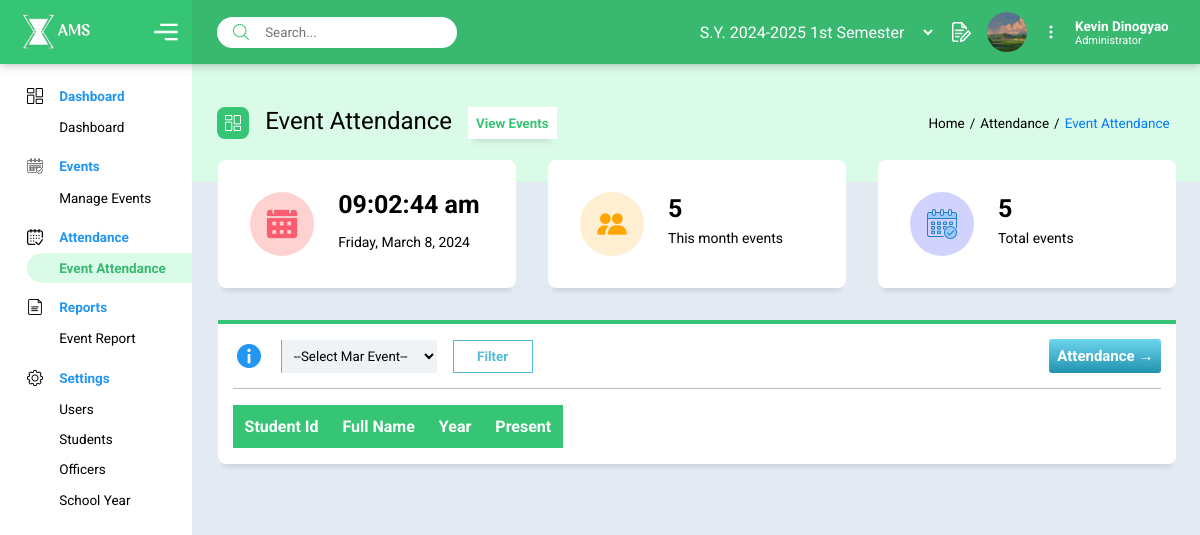
/ams/attendance-events.php (signed in), run on the app's committed database.
### tables this page shows
CREATE TABLE `tbl_students` (
  `student_id` mediumint(9) NOT NULL,
  `first_name` varchar(50) NOT NULL,
  `last_name` varchar(50) NOT NULL,
  `gmail` varchar(50) NOT NULL,
  `year_level` enum('1st','2nd','3rd','4th') DEFAULT NULL,
  `status` enum('Active','Inactive') NOT NULL DEFAULT 'Active'
);

CREATE TABLE `tbl_sbo` (
  `sbo_id` int(3) NOT NULL,
  `student_id` mediumint(9) NOT NULL,
  `position` varchar(50) NOT NULL,
  `profile_img` longblob DEFAULT NULL
);

CREATE TABLE `tbl_system_user` (
  `user_id` bigint(20) NOT NULL DEFAULT current_timestamp(),
  `sbo_id` int(3) NOT NULL,
  `role` enum('Administrator','Attendance Manager','Event Manager') NOT NULL,
  `username` varchar(50) NOT NULL,
  `password` varchar(200) NOT NULL
);

### model/select/session-user.php (called while the page is built, shortened)
<?php
$userId = $_SESSION['user_id'];
$query = "SELECT * FROM tbl_students, tbl_sbo, tbl_system_user WHERE tbl_sbo.sbo_id = tbl_system_user.sbo_id and tbl_students.student_id = tbl_sbo.student_id and tbl_system_user.user_id = :user_id";
$stmt = $conn->prepare($query);
$stmt->bindParam(':user_id', $userId);
$stmt->execute();
if ($stmt->rowCount() > 0) {
    while ($row = $stmt->fetch(PDO::FETCH_ASSOC)) {
        $profileImg = '../uploads/' . $row['profile_img'];
        $fullName = $row['first_name'] . " " . $row['last_name'];
        $role = $row['role'];
    }
}

### model/select/event.php (called while the page is built, shortened)
<?php
$currentMonth = date('n');
$currentYear = date('Y');
$schooolYear = $_SESSION['sch_year'];
$queryCountMonth = "SELECT COUNT(*)
FROM tbl_events
WHERE MONTH(event_date) = :currentMonth AND YEAR(event_date) = :currentYear AND school_year_id = :schoolYear";
$stmtCountMonth = $conn->prepare($queryCountMonth);
$stmtCountMonth->bindParam(':currentMonth', $currentMonth, PDO::PARAM_INT);
$stmtCountMonth->bindParam(':currentYear', $currentYear, PDO::PARAM_INT);
$stmtCountMonth->bindParam(':schoolYear', $schooolYear, PDO::PARAM_INT);
$stmtCountMonth->execute();
$eventCountMonth = $stmtCountMonth->fetchColumn();
$countEQuery = 'SELECT COUNT(*) FROM tbl_events WHERE YEAR(event_date) = :currentYear AND school_year_id = :schoolYear';
$countEStmt = $conn->prepare($countEQuery);
$countEStmt->bindParam(':currentYear', $currentYear, PDO::PARAM_INT);
$countEStmt->bindParam(':schoolYear', $schooolYear, PDO::PARAM_INT);
$countEStmt->execute();
$eventCount = $countEStmt->fetchColumn();

### ams/attendance-events.php (the view, shortened to what this page needs)
<?php
include('../includes/dashboard.php');
require_once(EVENT);
?>
<!DOCTYPE html>
<html lang="en">
<head>
    <link rel="stylesheet" href="../assets/css/attendance-events.css?version=<?php echo time(); ?>">
</head>
<body>
<main class="home">
        <div class="title-dashboard">
            <div>
                <span><img src="../icons/dashboard (2).png" alt="dashboard"></span>
                <h2>Event Attendance</h2>
                <button onclick="location.href='events.php'">View Events</button>
            </div>
            <div class="breadcrumb">
                <p>Home</p>
                <p>Attendance</p>
                <p class="active-page">Event Attendance</p>
            </div>
        </div>
        <section class="home-container">
            <div class="home-card students-card">
                <span><img src="../icons/calendar (4).png" alt="time"></span>
                <div>
                    <p class="count" id="time">12:00 am</p>
                    <p class="count-title" id="date">Monday, January 01, 2024</p>
                </div>
            </div>
            <div class="home-card officers-card">
                <span><img src="../icons/people.png" alt="officers"></span>
                <div>
                    <p class="count"><?php echo $eventCountMonth; ?></p>
                    <p class="count-title">This month events</p>
                </div>
            </div>
            <div class="home-card events-card">
                <span><img src="../icons/calendar (2).png" alt="events"></span>
                <div>
                    <p class="count"><?php echo $eventCount; ?></p>
                    <p class="count-title">Total events</p>
                </div>
            </div>
            <div class="home-card table-card">
            <div class="home-card options-card">
                    <div class="option-item">
                      <div class="item-1 item-info">
                        <img src="../icons/info.png" alt="info" id="info-toggle">
                      </div>
                      <form action="" method="POST">
                        <div class="item-1">
                            <select name="eventName" id="eventNameSelect">
                            <?php
                                echo "<option>--Select ".date('M')." Event--</option>";
                            ?>
                            </select>
                        </div>
                        <div class="item-1">
                            <input type="submit" value="Filter" name="filter">
                        </div>
                      </form>
                    </div>
                    <div class="option-item">
                        <a href="#" id="takeAttendanceBtn" class="button-link">Attendance →</a>
                    </div>
              </div>
              <div class="table-container">
                <table id="myTable" class="display">
                    <thead>
                        <tr class="table-title">
                            <th>Student Id</th>
                            <th>Full Name</th>
                            <th>Year</th>
                            <th>Present</th>
                        </tr>
                    </thead>
                </table>
              </div>
            </div>
        </section>
    </main>
</body>
</html>

### includes/dashboard.php (shortened to what this page needs)
<?php
require_once('../config/constant.php');
require_once(CURRENT_USER);
$activePage = basename($_SERVER['PHP_SELF'], '.php');
?>
    <link rel="stylesheet" href="../assets/css/menu.css?version=<?php echo time(); ?>">
    <link rel="stylesheet" href="https://cdn.datatables.net/1.13.6/css/jquery.dataTables.css" />
    <header>
        <div class="logo">
          <div>
            <img src="../icons/logo-white.png" alt="logo" id="logo">
            <span id="menu-toggle"><img src="../icons/menu.png" alt="menu" id="menu"></span>
          </div>
        </div>
        <div class="profile">
          <div class="search">
            <span><img src="../icons/search-interface-symbol.png" alt="search"></span>
            <form action="" method="POST" autocomplete="off">
              <input type="search" name="search" id="search" placeholder="Search...">
            </form>
          </div>
          <div class="card-profile" title="request">
          <div class="sy">
            <select name="school_year_id" id="sy">
              <?php
              $queryDefault = "SELECT * FROM tbl_school_year ORDER BY school_yearstart ASC";
              $defaultSchoolYearId = null;
              if (isset($_SESSION['sch_year'])) {
                  $selectedYear = $_SESSION['sch_year'];
                  $querySelected = "SELECT * FROM tbl_school_year WHERE school_year_id = :id";
                  $stmtSelected = $conn->prepare($querySelected);
                  $stmtSelected->bindParam(':id', $selectedYear);
                  $stmtSelected->execute();
                  $rowSelected = $stmtSelected->fetch(PDO::FETCH_ASSOC);
                  $defaultSchoolYearId = $rowSelected['school_year_id'];
              }
              $stmtDefault = $conn->prepare($queryDefault);
              $stmtDefault->execute();
              while ($rowDefault = $stmtDefault->fetch(PDO::FETCH_ASSOC)) {
                  $syDefault = "S.Y. " . $rowDefault['school_yearstart'] . "-" . $rowDefault['school_yearend'] . " " . $rowDefault['semester'];
                  if ($rowDefault['school_year_id'] == $defaultSchoolYearId) {
                      echo "<option value='" . $rowDefault['school_year_id'] . "' selected style='font-weight: bold;'>" . $syDefault . "</option>";
                  } else {
                      echo "<option value='" . $rowDefault['school_year_id'] . "'>" . $syDefault . "</option>";
                  }
              }
              ?>
          </select>
            </div>
            <?php if ($_SESSION['role'] == ACCOUNT_TYPE_A) {?>
              <a href="../ams/users.php" class="request">
                <img src="../icons/request.png" alt="request" >
              </a>
            <?php }?>
            <img src="<?php echo $profileImg;?>" alt="profile">
            <div class="menu-profile">
              <img src="../icons/dots.png" alt="menu" id="profile-menu">
            </div>
            <div class="card-user">
              <p><?php echo $fullName;?></p>
              <p><?php echo $role;?></p>
            </div>
          </div>
        </div>
    </header>
    <section class="menu-section" id="container">
        <div class="menu-container">
            <nav class="main-container">
                  <div class="main dashboard">
                    <div class="title">
                      <img src="../icons/dashboard.png" alt="dashboard">
                      <h4>Dashboard</h4>
                    </div>
                    <div class="sub">
                      <a href="../includes/dashboard.php" class="<?= ($activePage == 'dashboard') ? 'active-page':''; ?>">Dashboard</a>
                    </div>
                  </div>
                  <div class="main events">
                    <div class="title">
                      <img src="../icons/calendar.png" alt="calendar">
                      <h4>Events</h4>
                    </div>
                    <div class="sub">
                      <a href="../ams/events.php" class="<?= ($activePage == 'events') ? 'active-page':''; ?>">Manage Events</a>
                    </div>
                  </div>
                  <?php
                    if ($_SESSION['role'] == ACCOUNT_TYPE_A || $_SESSION['role'] == ACCOUNT_TYPE_AM) {
                        echo "
                          <div class='main attendance'>
                            <div class='title'>
                              <img src='../icons/calendar (1).png' alt='attendance'>
                              <h4>Attendance</h4>
                            </div>
                            <div class='sub'>
                              <a href='../ams/attendance-events.php' class='".($activePage == 'attendance-events' ? 'active-page':''). "'>Event Attendance</a>
                            </div>
                          </div>
                      ";
                    }
                  ?>
                  <div class='main report'>
                      <div class='title'>
                          <img src='../icons/file.png' alt='report'>
                          <h4>Reports</h4>
                      </div>
                      <div class='sub'>
                        <a href='../ams/report-events.php' class='<?=($activePage == 'report-events') ? 'active-page' :''; ?>'>Event Report</a>
                    </div>
                  </div>
                  <div class="main setting">
                    <div class="title">
                      <img src="../icons/settings.png" alt="setting">
                      <h4>Settings</h4>
                    </div>
                    <div class="sub">
                      <a href="../ams/users.php" class="<?= ($activePage == 'users') ? 'active-page':''; ?>">Users</a>
                    <?php
                      if($_SESSION['role'] == ACCOUNT_TYPE_A){
                        echo"
                        <a href='../ams/students.php' class='" . ($activePage == 'students' ? 'active-page' : '') . "'>Students</a>
                        <a href='../ams/officers.php' class='" . ($activePage == 'officers' ? 'active-page' : '') . "'>Officers</a>
                        <a href='../ams/schoolyear.php' class='".($activePage == 'schoolyear' ? 'active-page':'') . "'>School Year</a>
                        ";
                      }
                    ?>
                    </div>
                  </div>
            </nav>
        </div>
    </section>

### assets/css/menu.css (style rules this page uses)
:root { --font: 'Righteous', cursive; --font: 'Roboto', sans-serif; --fontsize: 13.5px; --colorBG: #e4eaf2; --colorGrey: #eff3f6; --colorGreyD: #bdbdbd; --colorGreen: #36c574; --colorGreenD: #39b870; --colorMenuHover: #dbfbe9; --colorInfo: #53bcdc; --colorOrange: #FFA500; }
* { margin: 0; padding: 0; box-sizing: border-box; text-decoration: none; list-style: none; font-family: var(--font); font-family: var(--font); }
body { overflow-x: hidden; scrollbar-width: thin; scrollbar-color: transparent transparent; }
.breadcrumb p:not(:last-child)::after { content: "/"; margin: 0 5px; }
.title-dashboard .breadcrumb { display: flex; gap: 0; cursor: pointer; font-size: var(--fontsize); }
.active-page { color: #007BFF; }
body { width: 100vw; height: 100vh; background-color: var(--colorBG); }
.menu-section { height: 100vh; width: 16vw; z-index: 4; position: fixed; background-color: white; }
header { position: fixed; background-color: var(--colorGreenD); box-shadow: 0px 0px 10px 0px rgba(0,0,0,0.3); width: 100vw; height: 4rem; z-index: 5; display: grid; grid-template-columns: 16vw 84vw; grid-template-rows: 4rem; }
.logo { display: flex; justify-content: center; align-items: center; background-color: var(--colorGreen); }
.logo div { display: flex; justify-content: space-between; align-items: center; width: 85%; height: 4rem; }
.logo #logo { width: 5.5rem; height: 3rem; }
.logo #menu { width: 1.5rem; height: 1.5rem; }
.profile { margin-left: 2.5%; display: flex; justify-content: space-between; align-items: center; width: 94.4%; }
header input[type=search] { outline: none; border: none; border-radius: 2rem; padding: .5rem .5rem .5rem 3rem; width: 15rem; }
.main img { width: 1rem; height: 1rem; }
.search { position: relative; }
.search span > img { position: absolute; left: 1rem; bottom: .5rem; width: 1rem; height: 1rem; }
.card-profile { display: flex; justify-content: center; align-items: center; gap: 1rem; }
.card-profile .menu-profile { position: relative; }
.card-profile > img { border-radius: 100%; object-fit: cover; width: 2.5rem; height: 2.5rem; }
.card-profile .menu-profile img { width: 1rem; height: 1rem; cursor: pointer; }
.card-user { color: white; font-size: var(--fontsize); font-weight: bold; }
.card-user p:last-child { font-size: 11px; font-weight: normal; text-transform: capitalize; }
.card-profile .sy > select { font-size: var(--fontsize2); text-transform: capitalize; background-color: transparent; border: none; color: white; width: 15rem !important; padding: 0; }
.card-profile .sy > select option { color: black; text-align: left; }
.menu-container { margin-top: 5rem; padding-left: 1.7rem; }
.main-container { display: flex; flex-direction: column; gap: .5rem; }
.main { display: flex; flex-direction: column; }
.title img { display: block; }
.title { display: flex; align-items: center; line-height: 2rem; gap: 1rem; }
.sub a { padding: .2rem .2rem .2rem 2rem; line-height: 1.5rem; font-size: var(--fontsize); border-radius: 2rem 0 0 2rem; color: black; display: block; }
h4 { font-size: var(--fontsize); color: #2196f3; font-weight: bold; }
.main .sub .active-page { font-weight: bold; background-color: var(--colorMenuHover); color: var(--colorGreenD); }
.request { position: relative; }
.request img { width: 1.2rem; height: 1.2rem; }

### data on the page
tbl_students: tbl_sbo.profile_img (picture), fullName "Kevin Dinogyao", tbl_system_user.role "Administrator"

### other printed values
$eventCountMonth "5"
$eventCount "5"
form field school_year_id "S.Y. 2024-2025 1st semester"
